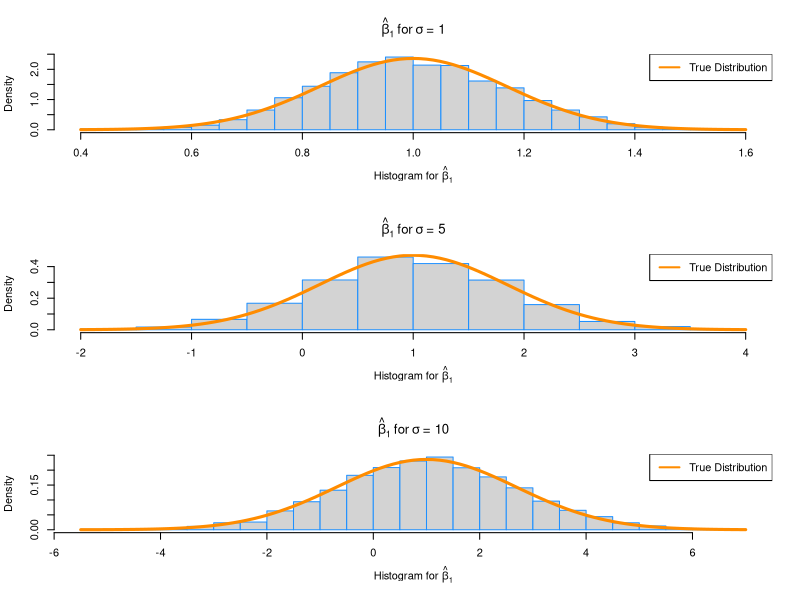
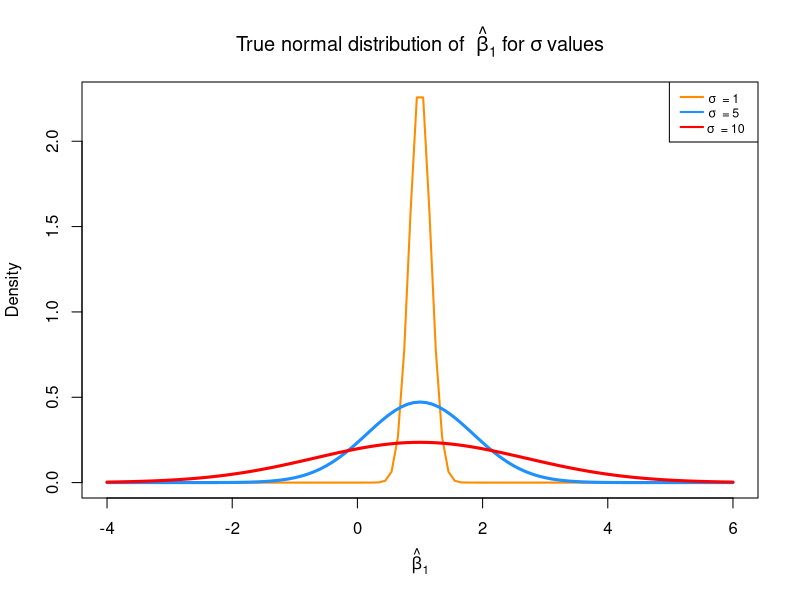
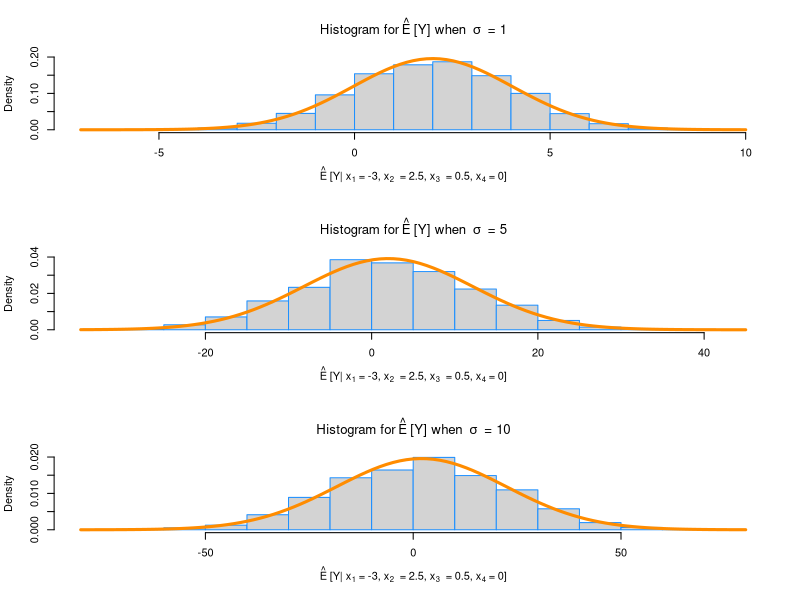
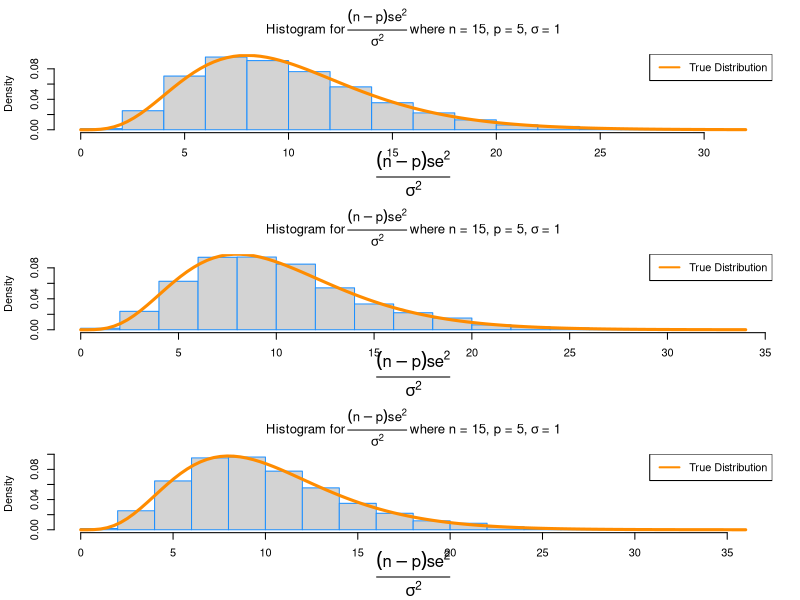
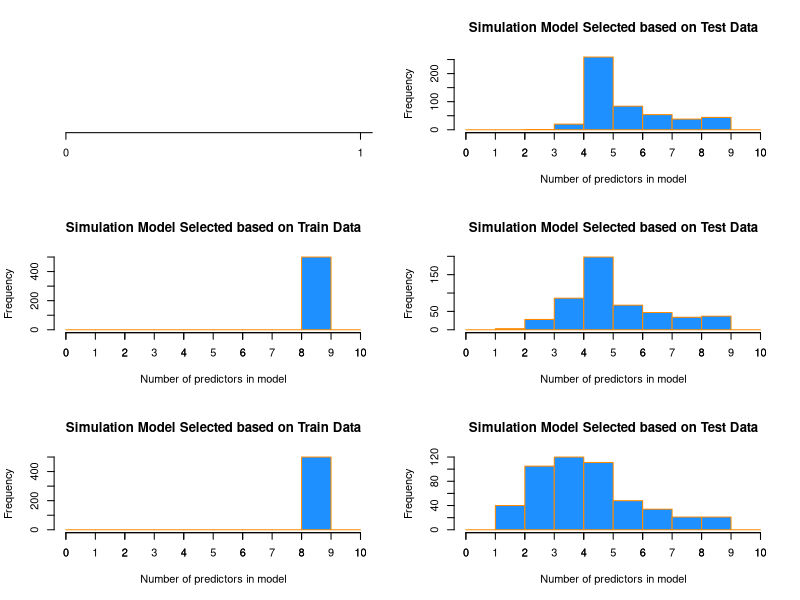
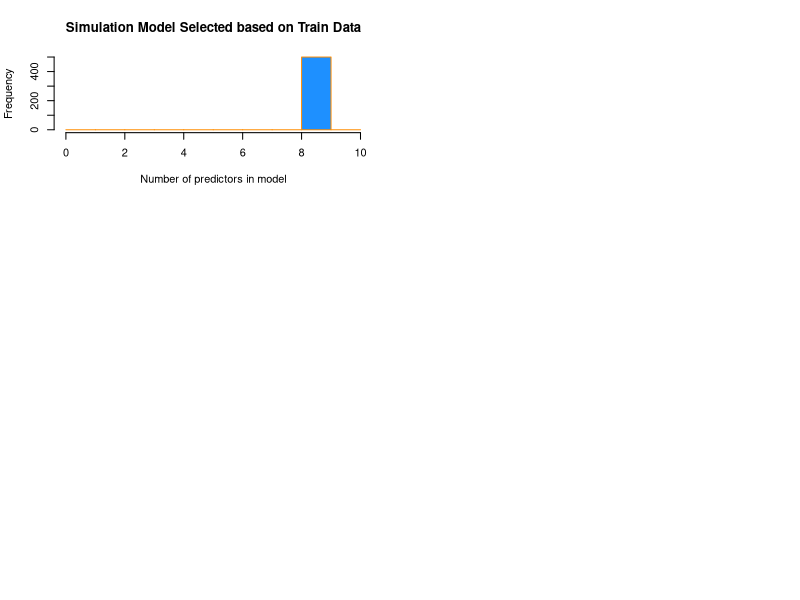
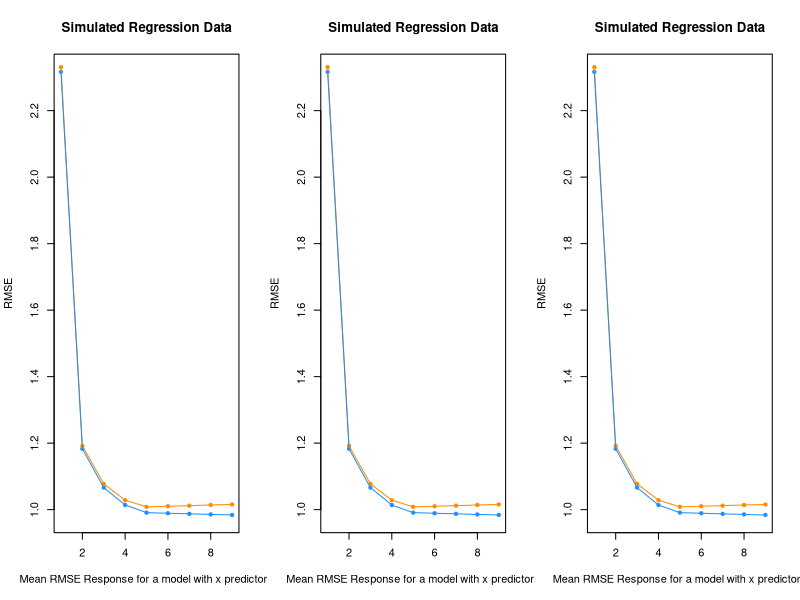
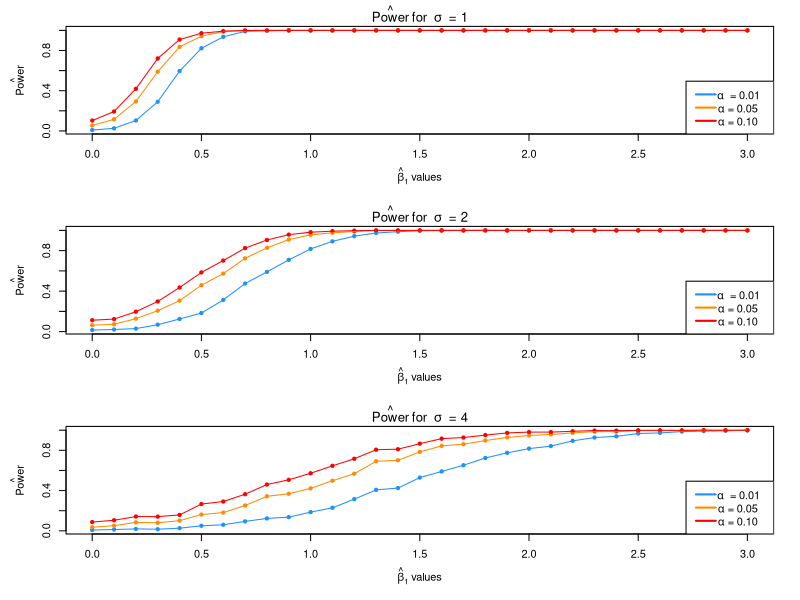

Write the R code that produced these figures, in order.
## ---- chunk 1

birthday = 19810803
set.seed(birthday)

library(readr)
study_1 = read_csv("study_1.csv")

num_sims = 3000 # number of simulations
n = 15          # sample size
p = 5           # number of beta parameters

beta_0 = 2
beta_1 = 1
beta_2 = 1
beta_3 = 1
beta_4 = 1
sigma_1 = 1
sigma_2 = 5
sigma_3 = 10

x0 = rep(1, n)
x1 = study_1$x1
x2 = study_1$x2
x3 = study_1$x3
x4 = study_1$x4
X = cbind(x0, x1, x2, x3, x4)
C = solve(t(X) %*% X)
y = rep(0, n)

xo = c(1, -3, 2.5, 0.5, 0)
sim_data = data.frame(x1, x2, x3, x4, y)

simulate = function(num_sims, sigma){
  
  beta_hat_1   = rep(0, num_sims)
  se_squared   = rep(0, num_sims) 
  y_hat_xo     = rep(0, num_sims)

  for(i in 1:num_sims) {
    #create noise
    eps = rnorm(n, mean = 0 , sd = sigma)
    #simulate y values
    sim_data$y = beta_0 * x0 + beta_1 * x1 + beta_2 * x2 + beta_3 * x3 + beta_4 * x4 + eps
    #fit the model
    fit = lm(y ~ x1 + x2 + x3 + x4, data = sim_data)
    #exttract values of interest
    beta_hat_1[i]   = coef(fit)[2]
    se_squared[i]   = (summary(fit)$sigma) ^ 2
    #calculate beta_hat for matrix multiplication to determine y_hat_xo
    beta_hat = solve(t(X) %*% X) %*% t(X) %*% sim_data$y
    y_hat_xo[i] = xo %*% beta_hat

  }
  data.frame(beta_hat_1 = beta_hat_1, se_squared = se_squared, y_hat_xo = y_hat_xo)
}

#run 3000 simulations for 3 different values of sigma, generating 3 different dataframes
sim1 = simulate(num_sims, sigma_1)
sim2 = simulate(num_sims, sigma_2)
sim3 = simulate(num_sims, sigma_3)




## ---- chunk 2
#Examine beta_1 for simulations

get_true_variance = function(sigma){
  sigma ^ 2 * C[1 + 1, 1 + 1]
}

get_true_sd = function(sigma){
  sqrt(sigma ^ 2 * C[1 + 1, 1 + 1])
}

true_mean      = c(beta_1,beta_1, beta_1)
empirical_mean = c(mean(sim1$beta_hat_1),      mean(sim2$beta_hat_1),      mean(sim3$beta_hat_1))
true_variance  = c(get_true_variance(sigma_1), get_true_variance(sigma_2), get_true_variance(sigma_3))
empirical_var  = c(var(sim1$beta_hat_1),       var(sim2$beta_hat_1),       var(sim3$beta_hat_1))
true_sd        = c(get_true_sd(sigma_1),       get_true_sd(sigma_2),       get_true_sd(sigma_3))
empirical_sd   = c(sd(sim1$beta_hat_1),        sd(sim2$beta_hat_1),        sd(sim3$beta_hat_1))

simulations    = c("sim 1", "sim 2", "sim 3")
study_1_sigmas = c(sigma_1, sigma_2, sigma_3)

results = data.frame(simulations, study_1_sigmas, true_mean, empirical_mean, true_variance, empirical_var, true_sd, empirical_sd)
colnames(results) = c("Simulation", "Sigma Value", "True Mean", "Empirical Mean", "True Variance", "Empirical Variance", "True SD", "Empirical SD" )

## ---- chunk 3
knitr::kable(results, caption = "Analysis for True and Empirical Values Associated with beta_1_hat")
## ---- chunk 4
#examine distibu
prob = rep(0, 3)
get_prob = function(sigma, beta_hat_1){
  sd_bh1 = sqrt(sigma ^ 2 * C[1 + 1, 1 + 1])
  prob[1] = mean(beta_1 - 1 * sd_bh1 < beta_hat_1 & beta_hat_1 < beta_1 + 1 * sd_bh1)
  prob[2] = mean(beta_1 - 2 * sd_bh1 < beta_hat_1 & beta_hat_1 < beta_2 + 2 * sd_bh1)
  prob[3] = mean(beta_1 - 3 * sd_bh1 < beta_hat_1 & beta_hat_1 < beta_2 + 3 * sd_bh1)
  prob
}
# We expect these to be: 0.68, 0.95, 0.997 since beta_hat_1 follows a normal distribution
#Get Probability for simulation 1
get_prob(sigma_1, sim1$beta_hat_1)
#Get Probability for simulation 2
get_prob(sigma_2, sim2$beta_hat_1)
#Get Probability for simulation 3
get_prob(sigma_3, sim3$beta_hat_1)
## ---- chunk 5
#setting to a 3x1
par(mfrow = c(3,1))

#simulation study with sigma = 1, normal distibution
hist(sim1$beta_hat_1, prob = TRUE, breaks = 20,
     xlab = expression("Histogram for" ~ hat(beta)[1]), main = expression(hat(beta)[1]  ~ "for" ~ sigma ~ "= 1") , border = "dodgerblue", cex = 1.5)
curve(dnorm(x, mean = beta_1, sd = sqrt(sigma_1 ^ 2 * C[1 + 1, 1 + 1])),
      col = "darkorange", add = TRUE, lwd = 3)
legend("topright", "True Distribution", lty = c(1, 2), lwd = 2, col = "darkorange")


#simulation study with sigma = 5, normal distibution
hist(sim2$beta_hat_1, prob = TRUE, breaks = 20,
     xlab = expression("Histogram for" ~ hat(beta)[1]), main = expression(hat(beta)[1]  ~ "for" ~ sigma ~ "= 5") , border = "dodgerblue", cex = 1.5)
curve(dnorm(x, mean = beta_1, sd = sqrt(sigma_2 ^ 2 * C[1 + 1, 1 + 1])),
      col = "darkorange", add = TRUE, lwd = 3)
legend("topright", "True Distribution", lty = c(1, 2), lwd = 2, col = "darkorange")


#simulation study with sigma = 10, normal distibution
hist(sim3$beta_hat_1, prob = TRUE, breaks = 20,
     xlab = expression("Histogram for" ~ hat(beta)[1]), main = expression(hat(beta)[1]  ~ "for" ~ sigma ~ "= 10") , border = "dodgerblue", cex = 1.5)
curve(dnorm(x, mean = beta_1, sd = sqrt(sigma_3 ^ 2 * C[1 + 1, 1 + 1])),
      col = "darkorange", add = TRUE, lwd = 3)
legend("topright", "True Distribution", lty = c(1, 2), lwd = 2, col = "darkorange")
dev.off()
## ---- chunk 6
# plot curve for true normal distributions of beta_1_hat
x = seq(-4, 6, length = 100)
plot(x, dnorm(x, mean = 1, sd = sqrt(sigma_1 ^ 2 * C[1 + 1, 1 + 1])), type = "l", lty = 1, lwd = 2,
     xlab = expression(hat(beta)[1]), ylab = "Density", main = expression("True normal distribution of " ~ hat(beta)[1] ~ "for" ~ sigma ~ "values"), col = "darkorange")

curve(dnorm(x, mean = beta_1, sd = sqrt(sigma_2 ^ 2 * C[1 + 1, 1 + 1])),
      col = "dodgerblue", add = TRUE, lwd = 3)


curve(dnorm(x, mean = beta_1, sd = sqrt(sigma_3 ^ 2 * C[1 + 1, 1 + 1])),
      col = "red", add = TRUE, lwd = 3)

legend("topright", c(expression(sigma ~ " = 1"), expression(sigma ~ " = 5"), expression(sigma ~ " = 10")), lty = c(1,1,1), lwd = 2,
       col = c("darkorange", "dodgerblue", "red"), adj = c(0.2, 0.6), cex=0.75)

## ---- chunk 7
#please not that for the given x0, in code I am useing xoo to differentiate this value from the x0 found in the X matrix
#as with y_hat_xo as well

C = solve(t(X) %*% X)
C
xoo = c(1, -3, 2.5, .5, 0)

#comparing means
true_mean      = c(2,2, 2)
empirical_mean = c(mean(sim1$y_hat_xo),      mean(sim2$y_hat_xo),      mean(sim3$y_hat_xo))

true_variance  = c((sigma_1 ^2 * ( t(xoo) %*% C %*% xoo )), sigma_2 ^ 2 * ( t(xoo) %*% C %*% xoo ), sigma_3 ^ 2 * ( t(xoo) %*% C %*% xoo ))
empirical_var  = c(var(sim1$y_hat_xo),       var(sim2$y_hat_xo),       var(sim3$y_hat_xo))

true_sd  = c((sigma_1 * sqrt( t(xoo) %*% C %*% xoo )), sigma_2 * sqrt( t(xoo) %*% C %*% xoo ), sigma_3 * sqrt( t(xoo) %*% C %*% xoo ))
empirical_sd  = c(sd(sim1$y_hat_xo),       sd(sim2$y_hat_xo),       sd(sim3$y_hat_xo))

results = data.frame(simulations, study_1_sigmas, true_mean, empirical_mean, true_variance, empirical_var, true_sd, empirical_sd)
colnames(results) = c("Simulation", "Sigma Value", "True Mean", "Empirical Mean", "True Variance", "Empirical Variance", "True SD", "Empirical SD" )

knitr::kable(results, caption = "Analysis for True and Empirical Values $\\hat{\\text{E}}[Y \\mid x_1 = -3, x_2 = 2.5, x_3 = 0.5, x_4 = 0]")


## ---- chunk 8
prob = rep(0, 3)
get_prob_y_hat_xo = function(sigma, y_hat_xo){
  sd_bh1 = as.vector(sigma * sqrt( t(xoo) %*% C %*% xoo ))
  prob[1] = mean(2 - 1 * sd_bh1 < y_hat_xo & y_hat_xo < 2 + 1 * sd_bh1)
  prob[2] = mean(2 - 2 * sd_bh1 < y_hat_xo & y_hat_xo < 2 + 2 * sd_bh1)
  prob[3] = mean(2 - 3 * sd_bh1 < y_hat_xo & y_hat_xo < 2 + 3 * sd_bh1)
  prob
}
# We expect these to be: 0.68, 0.95, 0.997 since beta_hat_1 follows a normal distribution
#Get Probability for simulation 1
get_prob_y_hat_xo(sigma_1, sim1$y_hat_xo)
get_prob_y_hat_xo(sigma_2, sim2$y_hat_xo)
get_prob_y_hat_xo(sigma_3, sim3$y_hat_xo)
## ---- chunk 9
#setting to a 3x1
par(mfrow = c(3,1))
hist(sim1$y_hat_xo, prob = TRUE, breaks = 20,
     xlab = expression(hat(E) ~ "[Y|" ~ x[1] ~ "= -3," ~ x[2] ~" = 2.5," ~ x[3] ~" = 0.5," ~ x[4] ~ "= 0]"), main = expression("Histogram for" ~ hat(E) ~ "[Y] when " ~ sigma ~ " = 1"), border = "dodgerblue",  ylim = c(0, .2), cex = 1.5)

                
curve(dnorm(x, mean = 2, sd = sigma_1 * sqrt( t(xo) %*% C %*% xo)),
      col = "darkorange", add = TRUE, lwd = 3)

#simulation 2
hist(sim2$y_hat_xo, prob = TRUE, breaks = 20,
     xlab = expression(hat(E) ~ "[Y|" ~ x[1] ~ "= -3," ~ x[2] ~" = 2.5," ~ x[3] ~" = 0.5," ~ x[4] ~ "= 0]"), main = expression("Histogram for" ~ hat(E) ~ "[Y] when " ~ sigma ~ " = 5"), border = "dodgerblue",  ylim = c(0, .04), cex = 1.5)


curve(dnorm(x, mean = 2, sd = sigma_2 * sqrt( t(xo) %*% C %*% xo)),
      col = "darkorange", add = TRUE, lwd = 3)

#simulation 3
hist(sim3$y_hat_xo, prob = TRUE, breaks = 20,
     xlab = expression(hat(E) ~ "[Y|" ~ x[1] ~ "= -3," ~ x[2] ~" = 2.5," ~ x[3] ~" = 0.5," ~ x[4] ~ "= 0]"), main = expression("Histogram for" ~ hat(E) ~ "[Y] when " ~ sigma ~ " = 10"), border = "dodgerblue",  ylim = c(0, .02), cex = 1.5)


curve(dnorm(x, mean = 2, sd = sigma_3 * sqrt( t(xo) %*% C %*% xo)),
      col = "darkorange", add = TRUE, lwd = 3)
## ---- chunk 10
#setting to a 3x1
par(mfrow = c(3,1))
#simulation 1
hist(((n-p) * sim1$se_squared)/(sigma_1^2), prob = TRUE, breaks = 20,
     xlab = mtext((expression( over((n-p) * se ^ 2, sigma ^ 2))), side=1, line=4), main = expression("Histogram for" ~ over((n-p) * se ^ 2, sigma ^ 2 ) ~ "where n = 15, p = 5," ~ sigma ~ "= 1"), border = "dodgerblue", cex = 1.5)

curve(dchisq(x, df = 10),
      col = "darkorange", add = TRUE, lwd = 3)
legend("topright", "True Distribution", lty = c(1, 2), lwd = 2, col = "darkorange")

#simulation 2
hist(((n-p) * sim2$se_squared)/(sigma_2^2), prob = TRUE, breaks = 20,
     xlab = mtext((expression( over((n-p) * se ^ 2, sigma ^ 2))), side=1, line=4), main = expression("Histogram for" ~ over((n-p) * se ^ 2, sigma ^ 2 ) ~ "where n = 15, p = 5," ~ sigma ~ "= 1"), border = "dodgerblue", cex = 1.5)

curve(dchisq(x, df = 10),
      col = "darkorange", add = TRUE, lwd = 3)
legend("topright", "True Distribution", lty = c(1, 2), lwd = 2, col = "darkorange")

#simulation 3
hist(((n-p) * sim3$se_squared)/(sigma_3^2), prob = TRUE, breaks = 20,
     xlab = mtext((expression( over((n-p) * se ^ 2, sigma ^ 2))), side=1, line=4), main = expression("Histogram for" ~ over((n-p) * se ^ 2, sigma ^ 2 ) ~ "where n = 15, p = 5," ~ sigma ~ "= 1"), border = "dodgerblue", cex = 1.5)

curve(dchisq(x, df = 10),
      col = "darkorange", add = TRUE, lwd = 3)
legend("topright", "True Distribution", lty = c(1, 2), lwd = 2, col = "darkorange")

dev.off()
## ---- chunk 11

## ---- chunk 12
#set seed
birthday = 19810803
set.seed(birthday)

#set known model parameters
beta_0 = 0
beta_1 = 6
beta_2 = -3.5
beta_3 = 1.7
beta_4 = -1.1
beta_5 = 0.7
#set values of sigma for each simulation
sigma_1 = 1
sigma_2 = 2
sigma_3 = 4

num_sims = 500
sample_size_split = 300
sample_size_total = 600

library(readr)
study_2 = read_csv("study_2.csv")


x0 = rep(1, sample_size_total)
x1 = study_2$x1
x2 = study_2$x2
x3 = study_2$x3
x4 = study_2$x4
x5 = study_2$x5
x6 = study_2$x6
x7 = study_2$x7
x8 = study_2$x8
x9 = study_2$x9
y = rep(0, sample_size_total)


sim_data = data.frame(x1, x2, x3, x4, x5,x6, x7, x8, x9,  y)

get_predict = function(model, test_data){
  test_data$y - predict(model, newdata = test_data)
}

get_RMSE= function(data) {
  RMSE   = sqrt( mean(data ^ 2  ))
}

simulate2 = function(num_sims, sigma){
  RMSE_train   = matrix(0, nrow = num_sims, ncol = 9)
  RMSE_test    =  matrix(0, nrow = num_sims, ncol = 9)
  winner_test  = rep(0, num_sims)
  winner_train = rep(0, num_sims)
  
  for(i in 1:num_sims) {
      
    eps = rnorm(sample_size_total, mean = 0 , sd = sigma)
    
    sim_data$y = beta_0 * x0 + beta_1 * x1 + beta_2 * x2 + beta_3 * x3 + beta_4 * x4 + beta_5 * x5 +   eps
    
    train_index = sample(1:nrow(sim_data), sample_size_split)
    train = sim_data[train_index ,]
    test  = sim_data[-train_index ,]
    
    model_1 = lm( y ~ x1, data = train)
    model_2 = lm( y ~ x1 + x2, data = train)
    model_3 = lm( y ~ x1 + x2 + x3, data = train)
    model_4 = lm( y ~ x1 + x2 + x3 + x4, data = train)
    model_5 = lm( y ~ x1 + x2 + x3 + x4 + x5, data = train)
    model_6 = lm( y ~ x1 + x2 + x3 + x4 + x5 + x6, data = train)
    model_7 = lm( y ~ x1 + x2 + x3 + x4 + x5 + x6 + x7, data = train)
    model_8 = lm( y ~ x1 + x2 + x3 + x4 + x5 + x6 + x7 + x8, data = train)
    model_9 = lm( y ~ x1 + x2 + x3 + x4 + x5 + x6 + x7 + x8 + x9, data = train)
    
    RMSE_train[i ,] = c(get_RMSE(resid(model_1)), get_RMSE(resid(model_2)), get_RMSE(resid(model_3)), get_RMSE(resid(model_4)),
                      get_RMSE(resid(model_5)), get_RMSE(resid(model_6)), get_RMSE(resid(model_7)), get_RMSE(resid(model_8)),
                      get_RMSE(resid(model_9))
                      )

    RMSE_test[i, ] = c(get_RMSE(get_predict(model_1, test)), get_RMSE(get_predict(model_2, test)), 
                       get_RMSE(get_predict(model_3, test)), get_RMSE(get_predict(model_4, test)), 
                       get_RMSE(get_predict(model_5, test)), get_RMSE(get_predict(model_6, test)), 
                       get_RMSE(get_predict(model_7, test)), get_RMSE(get_predict(model_8, test)), 
                       get_RMSE(get_predict(model_9, test))
                       )
    winner_test[i] = which.min(RMSE_test[i, ])
    winner_train[i] = which.min(RMSE_train[i, ])
    
  }
  result = data.frame(RMSE_train, RMSE_test, winner_test, winner_train) 
  colnames(result) <- c( "TrainRMSE_M1", "TrainRMSE_M2", "TrainRMSE_M3", "TrainRMSE_M4", "TrainRMSE_M5", "TrainRMSE_M6", 
                         "TrainRMSE_M7", "TrainRMSE_M8", "TrainRMSE_M9", 
                        "TestRMSE_M1", "TestRMSE_M2", "TestRMSE_M3", "TestRMSE_M4", "TestRMSE_M5", "TestRMSE_M6", "TestRMSE_M7", 
                        "TestRMSE_M8", "TestRMSE_M9", "TestWinner", "TrainWinner")
  result
}

#run simulations 500 times for values of sigma: 1, 2, 4
sim1_sigma1 = simulate2(500, 1)
sim2_sigma2 = simulate2(500, 2)
sim3_sigma3 = simulate2(500, 4)


get_means = function(data){
  end = ncol(data) -2
  model_means = rep(0, end)
  for(i in 1:end) {
    model_means[i] = mean(sim1_sigma1[, i])
  }
  model_means
}

sim1_means = get_means(sim1_sigma1)
sim2_means = get_means(sim2_sigma2)
sim3_means = get_means(sim3_sigma3)



## ---- chunk 13
#setting to a 3x1
par(mfrow = c(3,2))

plot.new()

hist(sim1_sigma1$TestWinner, 
     main   = "Simulation Model Selected based on Test Data",
     xlab   = "Number of predictors in model",
     col    = "dodgerblue",
     border = "darkorange", axis(side=1, at=seq(0,10, 1)))

hist(sim1_sigma1$TrainWinner,
     main   = "Simulation Model Selected based on Train Data",
     xlab   = "Number of predictors in model",
     col    = "dodgerblue",
     border = "darkorange", axis(side=1, at=seq(0,10, 1)))

hist(sim2_sigma2$TestWinner, 
     main   = "Simulation Model Selected based on Test Data",
     xlab   = "Number of predictors in model",
     col    = "dodgerblue",
     border = "darkorange", axis(side=1, at=seq(0,10, 1)))

hist(sim2_sigma2$TrainWinner,
     main   = "Simulation Model Selected based on Train Data",
     xlab   = "Number of predictors in model",
     col    = "dodgerblue",
     border = "darkorange", axis(side=1, at=seq(0,10, 1)))

hist(sim3_sigma3$TestWinner, 
     main   = "Simulation Model Selected based on Test Data",
     xlab   = "Number of predictors in model",
     col    = "dodgerblue",
     border = "darkorange", axis(side=1, at=seq(0,10, 1)))

hist(sim3_sigma3$TrainWinner,
     main   = "Simulation Model Selected based on Train Data",
     xlab   = "Number of predictors in model",
     col    = "dodgerblue",
     border = "darkorange", axis(side=1, at=seq(0,10, 1)))
dev.off()
## ---- chunk 14
par(mfrow = c(1,3))
#plot for sigma = 1 RMSE Mean 
plot(sim1_means[1:9], pch = 20, col = "dodgerblue", cex = 1,
     xlab = "Mean RMSE Response for a model with x predictors",
     ylab = "RMSE",
     main = "Simulated Regression Data")
points(sim1_means[10:18], pch = 20, col = "darkorange", cex = 1)
lines(sim1_means[10:18], col = "darkorange")
lines(sim1_means[1:9], col = "dodgerblue")

#plot for sigma = 2 RMSE Mean 
plot(sim2_means[1:9], pch = 20, col = "dodgerblue", cex = 1,
     xlab = "Mean RMSE Response for a model with x predictors",
     ylab = "RMSE",
     main = "Simulated Regression Data")
points(sim2_means[10:18], pch = 20, col = "darkorange", cex = 1)
lines(sim2_means[10:18], col = "darkorange")
lines(sim2_means[1:9], col = "dodgerblue")


#plot for sigma = 4 RMSE Mean 
plot(sim3_means[1:9], pch = 20, col = "dodgerblue", cex = 1,
     xlab = "Mean RMSE Response for a model with x predictors",
     ylab = "RMSE",
     main = "Simulated Regression Data")
points(sim3_means[10:18], pch = 20, col = "darkorange", cex = 1)
lines(sim3_means[10:18], col = "darkorange")
lines(sim3_means[1:9], col = "dodgerblue")

dev.off()
## ---- chunk 15
birthday = 19810803
set.seed(birthday)

num_sims = 1000 # number of simulations
x_values = seq(0, 5, length = 25)
n        = length(x_values)   # sample size
alpha    = c(0.01,0.05,0.10)
beta_1   = seq(0, 3, .1)
p_value  = rep(0, length(beta_1))


simulate3 = function(num_sim, sigma){
  p_values = matrix(0, num_sim,  length(beta_1))  
  for(sim in 1: num_sim){
    for(i in 1:length(beta_1)) {
      signal   = x_values * beta_1[i]
      eps      = rnorm(25, mean= 0, sd = sigma)
      y        = signal + eps
      fit      = lm(y ~ x_values)
      p_value[i] = summary(fit)$coefficients[2,4]
    }
    p_values[sim, ]  = p_value
  }
  as.data.frame(p_values)
}

get_power = function(data, alpha){
  pwr = matrix(0, nrow = length(alpha), ncol = ncol(data))
  for (j in 1: length(alpha)){
    rejectHo = rep(0, ncol(data))
    for (i in 1: ncol(data)){
      #we should reject Ho when beta > 0
      rejectHo[i] = sum(data[ , i] < alpha[j])
    }
    pwr[ j ,  ] = rejectHo/nrow(data)  
  }
  pwr = as.data.frame(pwr)
  colnames(pwr) = beta_1
  pwr
}

#simulate for sigma = 1
data_sigma1  = simulate3(1000, 1)
#get power power = #tests rejected/#simulations for a given beta_1 value
power_sigma1 = get_power(data_sigma1, alpha)

#simulate for sigma = 2
data_sigma2  = simulate3(1000, 2)
#get power power = #tests rejected/#simulations for a given beta_1 value
power_sigma2 = get_power(data_sigma2, alpha)

#simulate for sigma = 4
data_sigma3  = simulate3(1000, 4)
#get power power = #tests rejected/#simulations for a given beta_1 value
power_sigma3 = get_power(data_sigma3, alpha)
## ---- chunk 16
#setting to a 3x1
par(mfrow = c(3,1))

#Sigma = 1
par(mar = c(5, 5, 2, 2)) # adjusted plot margins, otherwise the "hat" does not display

plot(beta_1, power_sigma1[1, ], pch = 20, col = "dodgerblue", cex = 1,
     xlab = expression(hat(beta)[1] ~ "values"),
     ylab = expression(hat(Power)),
     main = expression(hat(Power) ~ "for " ~ sigma ~ " = 1"))

points(beta_1, power_sigma1[2, ], pch = 20, col = "darkorange", cex = 1)

points(beta_1, power_sigma1[3, ], pch = 20, col = "red", cex = 1)

lines(beta_1, power_sigma1[1, ], col = "dodgerblue")

lines(beta_1, power_sigma1[2, ], col = "darkorange")

lines(beta_1, power_sigma1[3, ], col = "red")

legend("bottomright", c(expression(alpha ~ " = 0.01" ), expression(alpha ~ "= 0.05"), expression(alpha ~ "= 0.10")), lty = 1, lwd = 2,
       col = c("dodgerblue", "darkorange", "red"), adj = c(0.2, 0.6))

#Sigma = 2

par(mar = c(5, 5, 2, 2)) # adjusted plot margins, otherwise the "hat" does not display

plot(beta_1, power_sigma2[1, ], pch = 20, col = "dodgerblue", cex = 1,
     xlab = expression(hat(beta)[1] ~ "values"),
     ylab = expression(hat(Power)),
     main = expression(hat(Power) ~ "for " ~ sigma ~ " = 2"))

points(beta_1, power_sigma2[2, ], pch = 20, col = "darkorange", cex = 1)

points(beta_1, power_sigma2[3, ], pch = 20, col = "red", cex = 1)

lines(beta_1, power_sigma2[1, ], col = "dodgerblue")

lines(beta_1, power_sigma2[2, ], col = "darkorange")

lines(beta_1, power_sigma2[3, ], col = "red")

legend("bottomright", c(expression(alpha ~ " = 0.01" ), expression(alpha ~ "= 0.05"), expression(alpha ~ "= 0.10")), lty = 1, lwd = 2,
       col = c("dodgerblue", "darkorange", "red"), adj = c(0.2, 0.6))


#Sigma = 3

par(mar = c(5, 5, 2, 2)) # adjusted plot margins, otherwise the "hat" does not display

plot(beta_1, power_sigma3[1, ], pch = 20, col = "dodgerblue", cex = 1,
     xlab = expression(hat(beta)[1] ~ "values"),
     ylab = expression(hat(Power)),
     main = expression(hat(Power) ~ "for " ~ sigma ~ " = 4"))

points(beta_1, power_sigma3[2, ], pch = 20, col = "darkorange", cex = 1)

points(beta_1, power_sigma3[3, ], pch = 20, col = "red", cex = 1)

lines(beta_1, power_sigma3[1, ], col = "dodgerblue")

lines(beta_1, power_sigma3[2, ], col = "darkorange")

lines(beta_1, power_sigma3[3, ], col = "red")

legend("bottomright", c(expression(alpha ~ " = 0.01" ), expression(alpha ~ "= 0.05"), expression(alpha ~ "= 0.10")), lty = 1, lwd = 2,
       col = c("dodgerblue", "darkorange", "red"), adj = c(0.2, 0.6))
